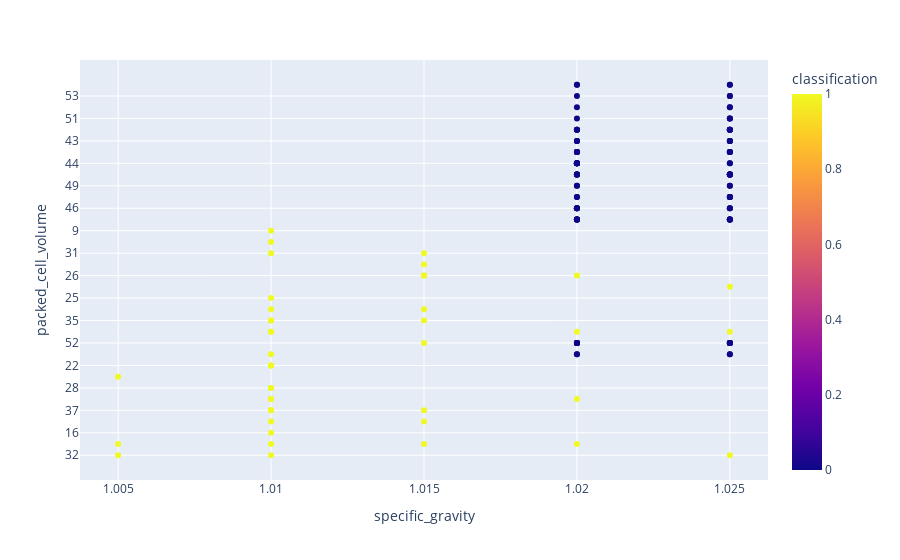

Write notebook code for a chart like this one.
### Code cell
# fig3 = px.bar(nonulls, x="specific_gravity", y="packed_cell_volume", color="classification", barmode="group", height=500)
# fig3.show()

fig3 = px.scatter(machine_ready_values, x="specific_gravity", y="packed_cell_volume", color="classification", 
                 hover_data=machine_ready_values.columns)
fig3.show()

### Figure 1 — Plotly figure (JSON) as saved in the notebook; plotly's stock layout.template omitted (floating-point values rounded to 4 significant figures; data arrays with more than 128 entries replaced by an {"elided": "..."} marker saying what was removed)
{"data": [{"customdata": {"elided": "158x23 mixed values"}, "hovertemplate": "specific_gravity=%{x}<br>packed_cell_volume=%{y}<br>age=%{customdata[0]}<br>blood_pressure=%{customdata[1]}<br>albumin=%{customdata[2]}<br>sugar=%{customdata[3]}<br>red_blood_cells=%{customdata[4]}<br>pus_cell=%{customdata[5]}<br>pus_cell_clumps=%{customdata[6]}<br>bacteria=%{customdata[7]}<br>blood_glucose_random=%{customdata[8]}<br>blood_urea=%{customdata[9]}<br>serum_creatinine=%{customdata[10]}<br>sodium=%{customdata[11]}<br>potassium=%{customdata[12]}<br>hemoglobin=%{customdata[13]}<br>white_blood_cell_count=%{customdata[14]}<br>red_blood_cell_count=%{customdata[15]}<br>hypertension=%{customdata[16]}<br>diabetes_mellitus=%{customdata[17]}<br>coronary_artery_disease=%{customdata[18]}<br>appetite=%{customdata[19]}<br>pedal_edema=%{customdata[20]}<br>anemia=%{customdata[21]}<br>classification=%{marker.color}<extra></extra>", "legendgroup": "", "marker": {"color": {"elided": "158 int values"}, "coloraxis": "coloraxis", "symbol": "circle"}, "mode": "markers", "name": "", "orientation": "h", "showlegend": false, "type": "scatter", "x": {"elided": "158 float values"}, "xaxis": "x", "y": {"elided": "158 str values"}, "yaxis": "y"}], "layout": {"coloraxis": {"colorbar": {"title": {"text": "classification"}}, "colorscale": [[0, "#0d0887"], [0.1111, "#46039f"], [0.2222, "#7201a8"], [0.3333, "#9c179e"], [0.4444, "#bd3786"], [0.5556, "#d8576b"], [0.6667, "#ed7953"], [0.7778, "#fb9f3a"], [0.8889, "#fdca26"], [1, "#f0f921"]]}, "legend": {"tracegroupgap": 0}, "margin": {"t": 60}, "xaxis": {"anchor": "y", "domain": [0, 1], "title": {"text": "specific_gravity"}}, "yaxis": {"anchor": "x", "domain": [0, 1], "title": {"text": "packed_cell_volume"}}}}
